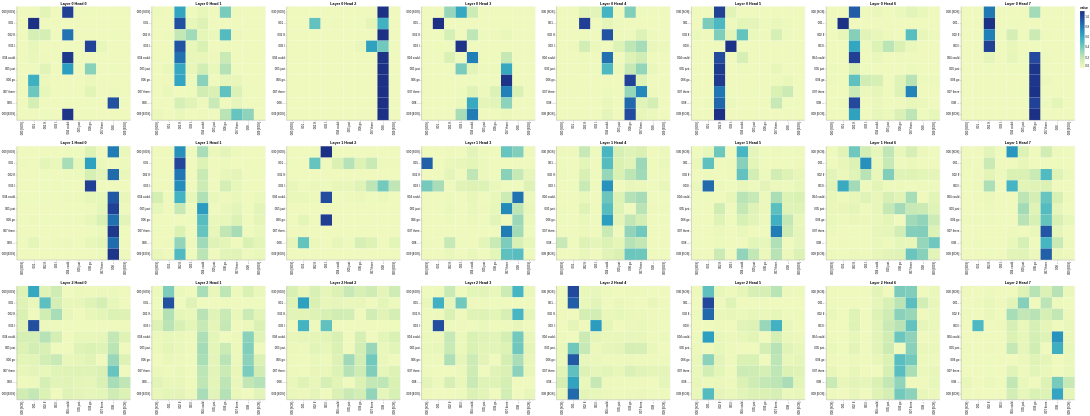

The notebook cell this image was saved under:
### Code cell
layers = [0, 1, 2]
heads = [0, 1, 2, 3, 4, 5, 6, 7]

# Encoder self-attention 
get_all_attention_maps("encoder", layers, heads, encoder_input_tokens, encoder_input_tokens, min(20, sentence_len))
